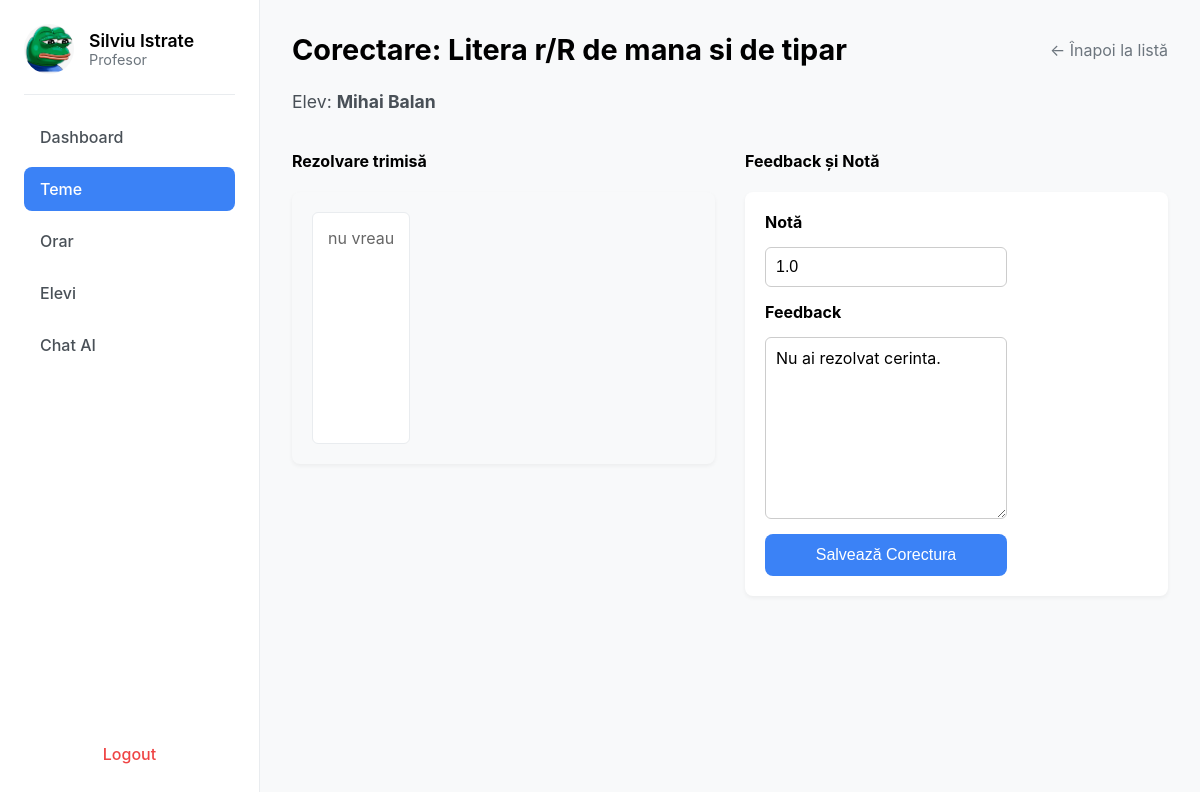
Page /corectare/1 (signed in) on the committed database.
### app/models.py (models this page shows, shortened)
class User(db.Model, UserMixin):
    __tablename__ = 'user'
    id = db.Column(db.Integer, primary_key=True)
    name = db.Column(db.String(100), nullable=False)
    email = db.Column(db.String(150), unique=True, nullable=False)
    password_hash = db.Column(db.String(256), nullable=False)  # Am mărit la 256 pentru siguranță
    role = db.Column(db.String(20), nullable=False)  # 'student', 'professor', 'parent'
    student = db.relationship('Student', back_populates='user', uselist=False)
    professor = db.relationship('Professor', back_populates='user', uselist=False)
    parent = db.relationship('Parent', back_populates='user', uselist=False)

class Assignment(db.Model):
    __tablename__ = 'assignment'
    id = db.Column(db.Integer, primary_key=True)
    teacher_id = db.Column(db.Integer, db.ForeignKey('professor.id'), nullable=False)
    subject_id = db.Column(db.Integer, db.ForeignKey('subject.id'), nullable=False)  # 'id_materie FK'
    title = db.Column(db.String(150), nullable=False)
    description = db.Column(db.Text, nullable=True)
    created_at = db.Column(db.DateTime, default=datetime.utcnow)
    due_date = db.Column(db.DateTime, nullable=True)  # Data limită
    teacher = db.relationship('Professor', back_populates='assignments')
    subject = db.relationship('Subject', back_populates='assignments')
    submissions = db.relationship('Submission', back_populates='assignment')

class Submission(db.Model):
    __tablename__ = 'submission'
    id = db.Column(db.Integer, primary_key=True)
    assignment_id = db.Column(db.Integer, db.ForeignKey('assignment.id'), nullable=False)
    student_id = db.Column(db.Integer, db.ForeignKey('student.id'), nullable=False)
    content = db.Column(db.Text, nullable=True)  # Rezolvarea elevului (poate fi goală inițial)
    status = db.Column(db.String(50), nullable=False, default='Nefăcut')  # ex: Nefăcut, Trimis, Corectat
    submitted_at = db.Column(db.DateTime, nullable=True)  # Se setează doar la trimitere
    assignment = db.relationship('Assignment', back_populates='submissions')
    student = db.relationship('Student', back_populates='submissions')
    feedback = db.relationship('Feedback', back_populates='submission', uselist=False,
                               cascade="all, delete-orphan")  # Relație unu-la-unu

class Feedback(db.Model):
    __tablename__ = 'feedback'
    id = db.Column(db.Integer, primary_key=True)
    submission_id = db.Column(db.Integer, db.ForeignKey('submission.id'), unique=True, nullable=False)
    grade = db.Column(db.String(10), nullable=True)  # Nota (ex: 10, 7.5, "A+")
    feedback_text = db.Column(db.Text, nullable=True)  # Feedback-ul profesorului
    created_at = db.Column(db.DateTime, default=datetime.utcnow)
    submission = db.relationship('Submission', back_populates='feedback')
    ai_reports = db.relationship('AIReport', back_populates='feedback', cascade="all, delete-orphan")

### app/routes.py (the view, shortened to what this page needs)
@bp.route("/corectare/<int:id_submission>", methods=["GET", "POST"])
@login_required
def corectare_tema(id_submission):
    if current_user.role != "Profesor":
        flash("Acces nepermis.", "error")
        return redirect(url_for("main.home"))
    submission = Submission.query.get_or_404(id_submission)
    if not submission.content or submission.content.strip() == "":
        flash("Atentie: Elevul nu a furnizat un raspuns text pentru aceasta tema.", "warning")
    return render_template("corectare_tema.html", user=current_user, submission=submission)

### app/__init__.py (called while the page is built)
def create_app():
    app = Flask(__name__)
    app.secret_key = "secret123"  # schimbă cu ceva sigur
    app.config['SQLALCHEMY_DATABASE_URI'] = 'sqlite:///users.db'
    app.config['SQLALCHEMY_TRACK_MODIFICATIONS'] = False
    db.init_app(app)
    login_manager.init_app(app)
    from .routes import bp
    app.register_blueprint(bp)
    from .models import User  # import modelul User
    @login_manager.user_loader
    def user_loader(user_id):
        try:
            return User.query.get(int(user_id))
        except ValueError:
            return None
    with app.app_context():
        db.create_all()
    return app

### app/templates/corectare_tema.html (shortened to what this page needs)
{% extends "base.html" %}
{% block content %}
<div class="sidebar">
    <div class="profile">
        <img src="{{ url_for('static', filename='images/images.jpeg') }}" alt="Profile">
        <div>
            <h3>{{ user.name }}</h3>
            <p>{{ user.role }}</p>
        </div>
    </div>
    <ul class="menu">
        <li><a href="{{ url_for('main.home') }}">Dashboard</a></li>
        <li class="active"><a href="{{ url_for('main.teme_profesor') }}">Teme</a></li>
        <li><a href="{{ url_for('main.orar') }}">Orar</a></li>
        <li><a href="#">Elevi</a></li>
        <li><a href="{{ url_for('main.chat_page') }}" target="_blank">Chat AI</a></li>
    </ul>
    <a class="logout" href="{{ url_for('main.logout') }}">Logout</a>
</div>
<div class="main">
    <div class="header">
        <h2>Corectare: {{ submission.assignment.title }}</h2>
        <a href="{{ url_for('main.detaliu_tema_profesor', id_tema=submission.assignment_id) }}" style="text-decoration: none; color: #6c757d;">&larr; Înapoi la listă</a>
    </div>
    <p style="font-size: 1.1rem; color: #495057;">Elev: <strong>{{ submission.student.user.name }}</strong></p>
    <div style="display: flex; gap: 30px;">
        <div style="flex: 1;">
            <h4>Rezolvare trimisă</h4>
            <div class="assignment-card" style="background: #f8f9fa;">
                 <p style="white-space: pre-wrap; background: #fff; padding: 15px; border-radius: 6px; border: 1px solid #e9ecef; min-height: 200px;">{{ submission.content }}</p>
            </div>
        </div>
        <div style="flex: 1;">
            <h4>Feedback și Notă</h4>
            <div class="assignment-card">
                <form method="post">
                    <div style="display: flex; flex-direction: column; gap: 15px;">
                        <label for="grade" style="font-weight: bold;">Notă</label>
                        <input type="text" id="grade" name="grade"
                               value="{{ submission.feedback.grade if submission.feedback else '' }}"
                               placeholder="ex: 10" required
                               style="padding: 10px; border: 1px solid #ccc; border-radius: 6px; font-size: 1rem;">
                        <label for="feedback_text" style="font-weight: bold;">Feedback</label>
                        <textarea id="feedback_text" name="feedback_text" rows="8" required
                                  placeholder="Scrie aici feedback-ul pentru elev..."
                                  style="padding: 10px; border: 1px solid #ccc; border-radius: 6px; font-size: 1rem; font-family: inherit;">{{ submission.feedback.feedback_text if submission.feedback else '' }}</textarea>
                        <button type="submit" class="primary-action" style="background-color: #3b82f6; color: white; border: none; padding: 12px; font-size: 1rem; font-weight: 500; border-radius: 8px; cursor: pointer;">
                            Salvează Corectura
                        </button>
                    </div>
                </form>
            </div>
        </div>
    </div>
</div>
{% endblock %}

### app/static/css/dashboard.css (style rules this page uses)
body { font-family: -apple-system, BlinkMacSystemFont, "Segoe UI", Roboto, Helvetica, Arial, sans-serif; background-color: #f8f9fa; margin: 0; display: flex; min-height: 100vh; }
.sidebar { width: 260px; background: #ffffff; border-right: 1px solid #e9ecef; display: flex; flex-direction: column; padding: 24px; box-sizing: border-box; }
.main { flex-grow: 1; padding: 32px; background-color: #f8f9fa; }
.profile { display: flex; align-items: center; gap: 15px; padding-bottom: 20px; border-bottom: 1px solid #e9ecef; }
.profile img { width: 50px; height: 50px; border-radius: 50%; }
.profile h3 { margin: 0; font-size: 1.1rem; font-weight: 600; }
.profile p { margin: 0; font-size: 0.9rem; color: #6c757d; }
.menu { list-style: none; padding: 20px 0; margin: 0; flex-grow: 1; }
.menu li { margin-bottom: 8px; }
.menu li a { display: block; padding: 12px 16px; text-decoration: none; color: #495057; font-weight: 500; border-radius: 8px; transition: background-color 0.2s, color 0.2s; }
.menu li.active a { background-color: #3b82f6; color: #ffffff; }
.logout { display: block; padding: 12px 16px; text-decoration: none; color: #ef4444; font-weight: 500; border-radius: 8px; transition: background-color 0.2s; text-align: center; }
.header { display: flex; justify-content: space-between; align-items: center; margin-bottom: 24px; }
.header h2 { margin: 0; font-size: 1.8rem; font-weight: 700; }
.assignment-card { background: #fff; border-radius: 8px; padding: 20px; box-shadow: 0 2px 4px rgba(0,0,0,0.05); display: flex; justify-content: space-between; align-items: center; transition: box-shadow 0.2s; }
.assignment-card p { margin: 0; color: #666; }

### rows in the picture
User: name "Silviu Istrate", role "Profesor"
Assignment: assignment "Litera r/R de mana si de tipar"
User: student.user.name "Mihai Balan"
Submission: content "nu vreau"
Feedback: grade "1.0", feedback_text "Nu ai rezolvat cerinta."
